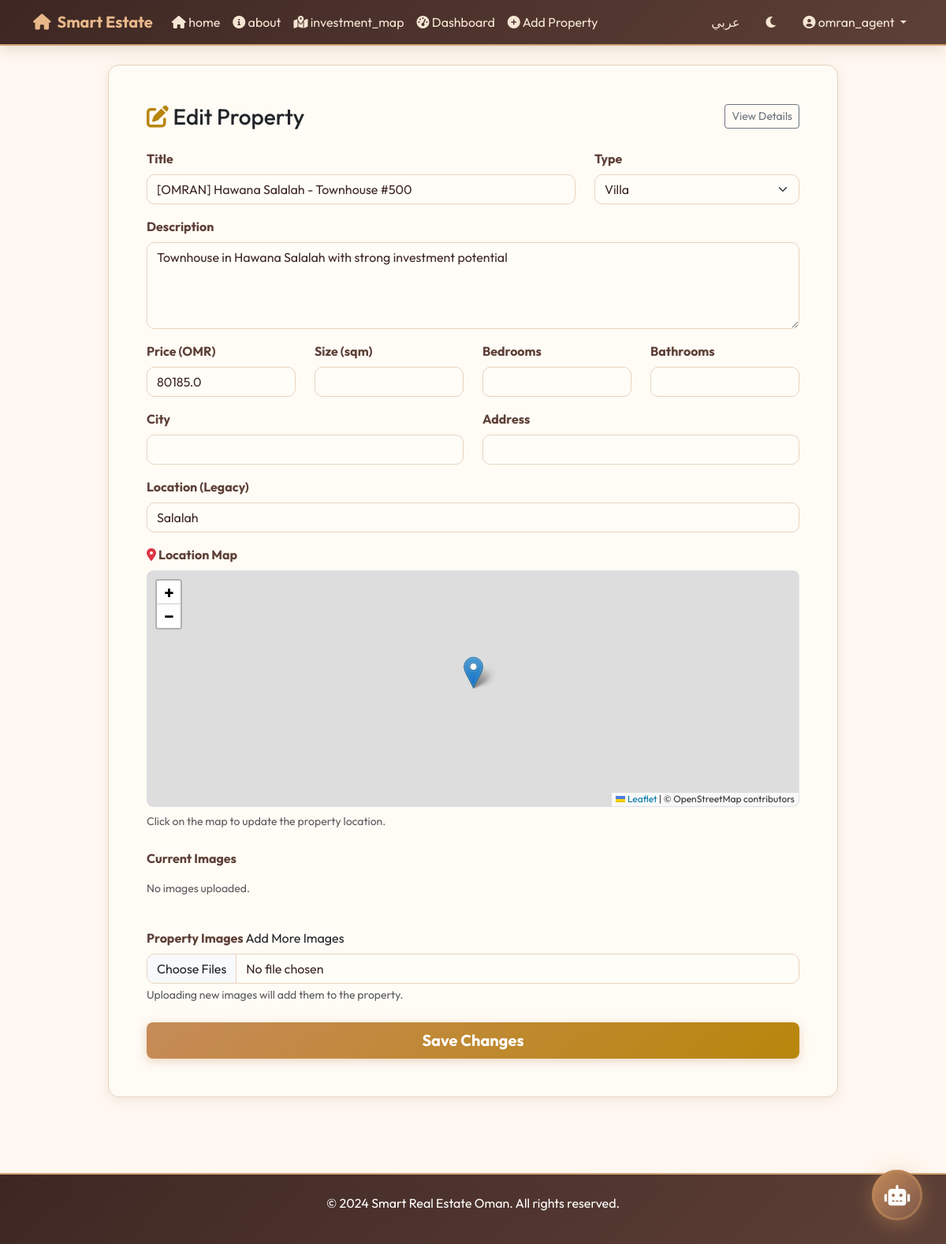
The page /property/860/edit (signed in) on the database its author committed.
### models.py (models this page shows, shortened)
class User(db.Model, UserMixin):
    id = db.Column(db.Integer, primary_key=True)
    username = db.Column(db.String(20), unique=True, nullable=False)
    email = db.Column(db.String(120), unique=True, nullable=False)
    password_hash = db.Column(db.String(128))
    role = db.Column(db.String(20), nullable=False, default='customer') # customer, agent, admin
    full_name = db.Column(db.String(100))
    phone = db.Column(db.String(20))
    profile_image = db.Column(db.String(100), default='default.jpg')
    preferred_language = db.Column(db.String(2), default='en')
    theme_mode = db.Column(db.String(10), default='light')
    created_at = db.Column(db.DateTime, nullable=False, default=datetime.utcnow)
    properties = db.relationship('Property', backref='agent', lazy=True)
    favorites = db.relationship('Favorite', backref='user', lazy=True)
    inquiries = db.relationship('Inquiry', backref='user', lazy=True)

class Property(db.Model):
    id = db.Column(db.Integer, primary_key=True)
    title = db.Column(db.String(100), nullable=False)
    description = db.Column(db.Text, nullable=False)
    price = db.Column(db.Float, nullable=False)
    location = db.Column(db.String(100), nullable=False)
    type = db.Column(db.String(50), nullable=False) # Villa, Apartment, etc.
    size = db.Column(db.Float) # Size in sq meters/feet
    bedrooms = db.Column(db.Integer)
    bathrooms = db.Column(db.Integer)
    city = db.Column(db.String(100))
    address = db.Column(db.String(200))
    agent_id = db.Column(db.Integer, db.ForeignKey('user.id'), nullable=False)
    created_at = db.Column(db.DateTime, nullable=False, default=datetime.utcnow)
    is_surooh = db.Column(db.Boolean, default=False, nullable=False)  # Surooh project flag
    is_omran  = db.Column(db.Boolean, default=False, nullable=False)  # OMRAN project flag
    latitude  = db.Column(db.Float)
    longitude = db.Column(db.Float)
    region      = db.Column(db.String(100))
    total_units = db.Column(db.Integer)
    villas      = db.Column(db.Integer)
    apartments  = db.Column(db.Integer)
    investment_omr = db.Column(db.Float)
    data_type   = db.Column(db.String(50))
    status = db.Column(db.String(30), default='available')  # available, under_construction
    images = db.relationship('PropertyImage', backref='property', lazy=True, cascade="all, delete-orphan")
    favorited_by = db.relationship('Favorite', backref='property', lazy=True, cascade="all, delete-orphan")
    inquiries = db.relationship('Inquiry', backref='property', lazy=True, cascade="all, delete-orphan")

### routes.py (the view)
@main.route("/property/<int:property_id>/edit", methods=['GET', 'POST'])
@login_required
def edit_property(property_id):
    prop = Property.query.get_or_404(property_id)
    if prop.agent_id != current_user.id and current_user.role != 'admin':
        flash('You are not authorized to edit this property.', 'danger')
        return redirect(url_for('main.dashboard'))
    form = PropertyForm()
    if form.validate_on_submit():
        prop.title = form.title.data
        prop.description = form.description.data
        prop.price = form.price.data
        prop.location = form.location.data
        prop.type = form.type.data
        prop.size = form.size.data
        prop.bedrooms = form.bedrooms.data
        prop.bathrooms = form.bathrooms.data
        prop.city = form.city.data
        prop.address = form.address.data
        prop.latitude = form.latitude.data
        prop.longitude = form.longitude.data
        images = request.files.getlist(form.images.name)
        if images and images[0].filename:
            upload_dir = os.path.join(current_app.config['UPLOAD_FOLDER'], 'properties')
            os.makedirs(upload_dir, exist_ok=True)
            for img in images:
                if img and img.filename:
                    ext = img.filename.rsplit('.', 1)[-1].lower()
                    unique_filename = f"{uuid.uuid4().hex}.{ext}"
                    filepath = os.path.join(upload_dir, unique_filename)
                    img.save(filepath)
                    is_main = len(prop.images) == 0
                    new_img = PropertyImage(
                        image_filename=unique_filename,
                        is_main=is_main,
                        property_id=prop.id
                    )
                    db.session.add(new_img)
        db.session.commit()
        flash('Property updated successfully!', 'success')
        return redirect(url_for('main.property_detail', property_id=prop.id))
    elif request.method == 'GET':
        form.title.data = prop.title
        form.description.data = prop.description
        form.price.data = prop.price
        form.location.data = prop.location
        form.type.data = prop.type
        form.size.data = prop.size
        form.bedrooms.data = prop.bedrooms
        form.bathrooms.data = prop.bathrooms
        form.city.data = prop.city
        form.address.data = prop.address
        form.latitude.data = prop.latitude
        form.longitude.data = prop.longitude
    return render_template('edit_property.html', form=form, property=prop)

### templates/edit_property.html (shortened to what this page needs)
{% extends "base.html" %}
{% block content %}
<link rel="stylesheet" href="https://unpkg.com/leaflet@1.9.4/dist/leaflet.css" />
<div class="row justify-content-center">
    <div class="col-md-10">
        <div class="card shadow-sm border-0 mb-5">
            <div class="card-body p-5">
                <div class="d-flex justify-content-between align-items-center mb-4">
                    <h3 class="mb-0"><i class="fas fa-edit text-primary"></i> {{ _('edit_property') }}</h3>
                    <a href="{{ url_for('main.property_detail', property_id=property.id) }}" class="btn btn-outline-secondary btn-sm">{{ _('view_details') }}</a>
                </div>
                <form method="POST" action="" enctype="multipart/form-data">
                    <div class="row">
                        <div class="col-md-8 mb-3">
                            {{ form.title.label(class="form-label fw-bold") }}
                            {{ form.title(class="form-control") }}
                        </div>
                        <div class="col-md-4 mb-3">
                            {{ form.type.label(class="form-label fw-bold") }}
                            {{ form.type(class="form-select") }}
                        </div>
                    </div>
                    <div class="mb-3">
                        {{ form.description.label(class="form-label fw-bold") }}
                        {{ form.description(class="form-control", rows=4) }}
                    </div>
                    <div class="row">
                        <div class="col-md-3 mb-3">
                            {{ form.price.label(class="form-label fw-bold") }}
                            {{ form.price(class="form-control") }}
                        </div>
                        <div class="col-md-3 mb-3">
                            {{ form.size.label(class="form-label fw-bold") }}
                            {{ form.size(class="form-control") }}
                        </div>
                        <div class="col-md-3 mb-3">
                            {{ form.bedrooms.label(class="form-label fw-bold") }}
                            {{ form.bedrooms(class="form-control") }}
                        </div>
                        <div class="col-md-3 mb-3">
                            {{ form.bathrooms.label(class="form-label fw-bold") }}
                            {{ form.bathrooms(class="form-control") }}
                        </div>
                    </div>
                    <div class="row">
                        <div class="col-md-6 mb-3">
                            {{ form.city.label(class="form-label fw-bold") }}
                            {{ form.city(class="form-control") }}
                        </div>
                        <div class="col-md-6 mb-3">
                            {{ form.address.label(class="form-label fw-bold") }}
                            {{ form.address(class="form-control") }}
                        </div>
                        <div class="col-md-12 mb-3">
                            <label class="form-label fw-bold">{{ _('location') }} (Legacy)</label>
                            {{ form.location(class="form-control") }}
                        </div>
                    </div>
                    <div class="mb-4">
                        <label class="form-label fw-bold"><i class="fas fa-map-marker-alt text-danger"></i> Location Map</label>
                        <div id="propertyMap" style="height: 300px; border-radius: 8px; border: 1px solid #dee2e6;"></div>
                        <div class="form-text mt-2">Click on the map to update the property location.</div>
                    </div>
                    <div class="mb-4">
                        <label class="form-label fw-bold">Current Images</label>
                        <div class="d-flex gap-2 overflow-auto py-2">
                            {% for img in property.images %}
                            <img src="{{ url_for('static', filename='uploads/properties/' + img.image_filename) }}" alt="Property Image" class="rounded" style="height: 100px; width: 150px; object-fit: cover;">
                            {% else %}
                            <p class="text-muted small">No images uploaded.</p>
                            {% endfor %}
                        </div>
                        <div class="mt-3">
                            {{ form.images.label(class="form-label fw-bold") }} Add More Images
                            {{ form.images(class="form-control") }}
                            <div class="form-text">Uploading new images will add them to the property.</div>
                        </div>
                    </div>
                    <div class="d-grid mt-4">
                        {{ form.submit(class="btn btn-primary btn-lg fw-bold", value=_("save_changes")) }}
                    </div>
                </form>
            </div>
        </div>
    </div>
</div>
{% endblock %}

### templates/base.html (shortened to what this page needs)
<!DOCTYPE html>
<html lang="{{ current_lang }}" dir="{{ 'rtl' if current_lang == 'ar' else 'ltr' }}" data-bs-theme="{{ current_theme }}">
<head>
    <link href="https://cdn.jsdelivr.net/npm/bootstrap@5.3.0/dist/css/bootstrap.min.css" rel="stylesheet">
    <link rel="stylesheet" href="https://cdnjs.cloudflare.com/ajax/libs/font-awesome/6.0.0/css/all.min.css">
    <link rel="stylesheet" href="{{ url_for('static', filename='css/styles.css') }}">
</head>
<body>
    <nav class="navbar navbar-expand-lg navbar-dark bg-dark sticky-top glass-nav">
        <div class="container">
            <a class="navbar-brand" href="{{ url_for('main.home') }}">
                <i class="fas fa-home me-2"></i>Smart Estate
            </a>
            <div class="collapse navbar-collapse" id="navbarNav">
                <ul class="navbar-nav me-auto">
                    <li class="nav-item">
                        <a class="nav-link" href="{{ url_for('main.home') }}"><i class="fas fa-home"></i> {{ _('home') }}</a>
                    </li>
                    <li class="nav-item">
                        <a class="nav-link" href="{{ url_for('main.about') }}"><i class="fas fa-info-circle"></i> {{ _('about') }}</a>
                    </li>
                    <li class="nav-item">
                        <a class="nav-link" href="{{ url_for('main.investment_map') }}">
                            <i class="fas fa-map-marked-alt"></i> {{ _('investment_map') }}
                        </a>
                    </li>
                    {% if current_user.is_authenticated %}
                    <li class="nav-item">
                        <a class="nav-link" href="{{ url_for('main.dashboard') }}"><i class="fas fa-tachometer-alt"></i> {{ _('dashboard') }}</a>
                    </li>
                    {% if current_user.role == 'agent' %}
                    <li class="nav-item">
                        <a class="nav-link" href="{{ url_for('main.new_property') }}"><i class="fas fa-plus-circle"></i> {{ _('add_property') }}</a>
                    </li>
                    {% endif %}
                    {% endif %}
                </ul>
                <ul class="navbar-nav ms-auto align-items-center">
                    <li class="nav-item me-2">
                        {% if current_lang == 'en' %}
                        <a class="nav-link btn btn-sm btn-outline-light rounded-pill px-3" href="{{ url_for('main.set_language', lang='ar') }}">عربي</a>
                        {% else %}
                        <a class="nav-link btn btn-sm btn-outline-light rounded-pill px-3" href="{{ url_for('main.set_language', lang='en') }}">EN</a>
                        {% endif %}
                    </li>
                    <li class="nav-item me-3">
                        {% if current_theme == 'light' %}
                        <a class="nav-link" href="{{ url_for('main.set_theme', theme='dark') }}" title="Dark Mode"><i class="fas fa-moon"></i></a>
                        {% else %}
                        <a class="nav-link" href="{{ url_for('main.set_theme', theme='light') }}" title="Light Mode"><i class="fas fa-sun text-warning"></i></a>
                        {% endif %}
                    </li>
                    {% if current_user.is_authenticated %}
                    <li class="nav-item dropdown">
                        <a class="nav-link dropdown-toggle" href="#" id="navbarDropdown" role="button" data-bs-toggle="dropdown" aria-expanded="false">
                            <i class="fas fa-user-circle"></i> {{ current_user.username }}
                        </a>
                    </li>
                    {% endif %}
                </ul>
            </div>
        </div>
    </nav>
    <main role="main" class="container mt-4">
        {% block content %}{% endblock %}
    </main>
    <footer class="bg-dark text-white text-center py-4 mt-5">
        <div class="container">
            <p>&copy; 2024 Smart Real Estate Oman. All rights reserved.</p>
        </div>
    </footer>
    <button id="chat-toggle-btn">
        <i class="fas fa-robot"></i>
    </button>
</body>
</html>

### rows shown on the page
User: username "omran_agent"
Property: title "[OMRAN] Hawana Salalah - Townhouse #500", type "Villa", description "Townhouse in Hawana Salalah with strong investment potential", price "80185.0", location "Salalah"
